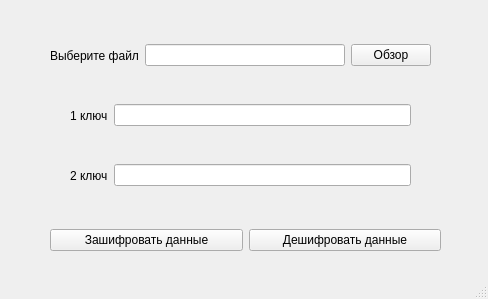
<?xml version="1.0" encoding="UTF-8"?>
<ui version="4.0">
 <class>MainWindow</class>
 <widget class="QMainWindow" name="MainWindow">
  <property name="geometry">
   <rect>
    <x>0</x>
    <y>0</y>
    <width>488</width>
    <height>299</height>
   </rect>
  </property>
  <property name="windowTitle">
   <string>MainWindow</string>
  </property>
  <widget class="QWidget" name="centralwidget">
   <widget class="QWidget" name="horizontalLayoutWidget">
    <property name="geometry">
     <rect>
      <x>50</x>
      <y>220</y>
      <width>391</width>
      <height>41</height>
     </rect>
    </property>
    <layout class="QHBoxLayout" name="horizontalLayout">
     <item>
      <widget class="QPushButton" name="btn_crypt">
       <property name="text">
        <string>Зашифровать данные</string>
       </property>
      </widget>
     </item>
     <item>
      <widget class="QPushButton" name="btn_decrypt">
       <property name="text">
        <string>Дешифровать данные</string>
       </property>
      </widget>
     </item>
    </layout>
   </widget>
   <widget class="QWidget" name="horizontalLayoutWidget_2">
    <property name="geometry">
     <rect>
      <x>50</x>
      <y>30</y>
      <width>381</width>
      <height>51</height>
     </rect>
    </property>
    <layout class="QHBoxLayout" name="horizontalLayout_2">
     <item>
      <widget class="QLabel" name="label_choose">
       <property name="text">
        <string>Выберите файл</string>
       </property>
      </widget>
     </item>
     <item>
      <widget class="QLineEdit" name="lineEdit_choose"/>
     </item>
     <item>
      <widget class="QPushButton" name="btn_choose">
       <property name="text">
        <string>Обзор</string>
       </property>
      </widget>
     </item>
    </layout>
   </widget>
   <widget class="QWidget" name="horizontalLayoutWidget_3">
    <property name="geometry">
     <rect>
      <x>70</x>
      <y>90</y>
      <width>341</width>
      <height>51</height>
     </rect>
    </property>
    <layout class="QHBoxLayout" name="horizontalLayout_3">
     <item>
      <widget class="QLabel" name="label_first_key">
       <property name="text">
        <string>1 ключ</string>
       </property>
      </widget>
     </item>
     <item>
      <widget class="QLineEdit" name="lineEdit_first_key">
       <property name="text">
        <string/>
       </property>
      </widget>
     </item>
    </layout>
   </widget>
   <widget class="QWidget" name="horizontalLayoutWidget_4">
    <property name="geometry">
     <rect>
      <x>70</x>
      <y>150</y>
      <width>341</width>
      <height>51</height>
     </rect>
    </property>
    <layout class="QHBoxLayout" name="horizontalLayout_4">
     <item>
      <widget class="QLabel" name="label_second_key">
       <property name="text">
        <string>2 ключ</string>
       </property>
      </widget>
     </item>
     <item>
      <widget class="QLineEdit" name="lineEdit_second_key"/>
     </item>
    </layout>
   </widget>
  </widget>
  <widget class="QMenuBar" name="menubar">
   <property name="geometry">
    <rect>
     <x>0</x>
     <y>0</y>
     <width>488</width>
     <height>22</height>
    </rect>
   </property>
  </widget>
  <widget class="QStatusBar" name="statusbar"/>
 </widget>
 <resources/>
 <connections/>
</ui>
